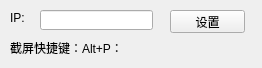
<?xml version="1.0" encoding="UTF-8"?>
<ui version="4.0">
 <class>ScreenShotController</class>
 <widget class="QWidget" name="ScreenShotController">
  <property name="geometry">
   <rect>
    <x>0</x>
    <y>0</y>
    <width>262</width>
    <height>68</height>
   </rect>
  </property>
  <property name="windowTitle">
   <string>截屏小工具</string>
  </property>
  <widget class="QLabel" name="label_2">
   <property name="geometry">
    <rect>
     <x>10</x>
     <y>10</y>
     <width>21</width>
     <height>16</height>
    </rect>
   </property>
   <property name="text">
    <string>IP:</string>
   </property>
  </widget>
  <widget class="QLineEdit" name="lineEdit">
   <property name="geometry">
    <rect>
     <x>40</x>
     <y>10</y>
     <width>113</width>
     <height>20</height>
    </rect>
   </property>
  </widget>
  <widget class="QLabel" name="label">
   <property name="geometry">
    <rect>
     <x>10</x>
     <y>40</y>
     <width>131</width>
     <height>16</height>
    </rect>
   </property>
   <property name="text">
    <string>截屏快捷键：Alt+P：</string>
   </property>
  </widget>
  <widget class="QPushButton" name="pushButton">
   <property name="geometry">
    <rect>
     <x>170</x>
     <y>10</y>
     <width>75</width>
     <height>23</height>
    </rect>
   </property>
   <property name="text">
    <string>设置</string>
   </property>
  </widget>
 </widget>
 <resources/>
 <connections/>
</ui>
